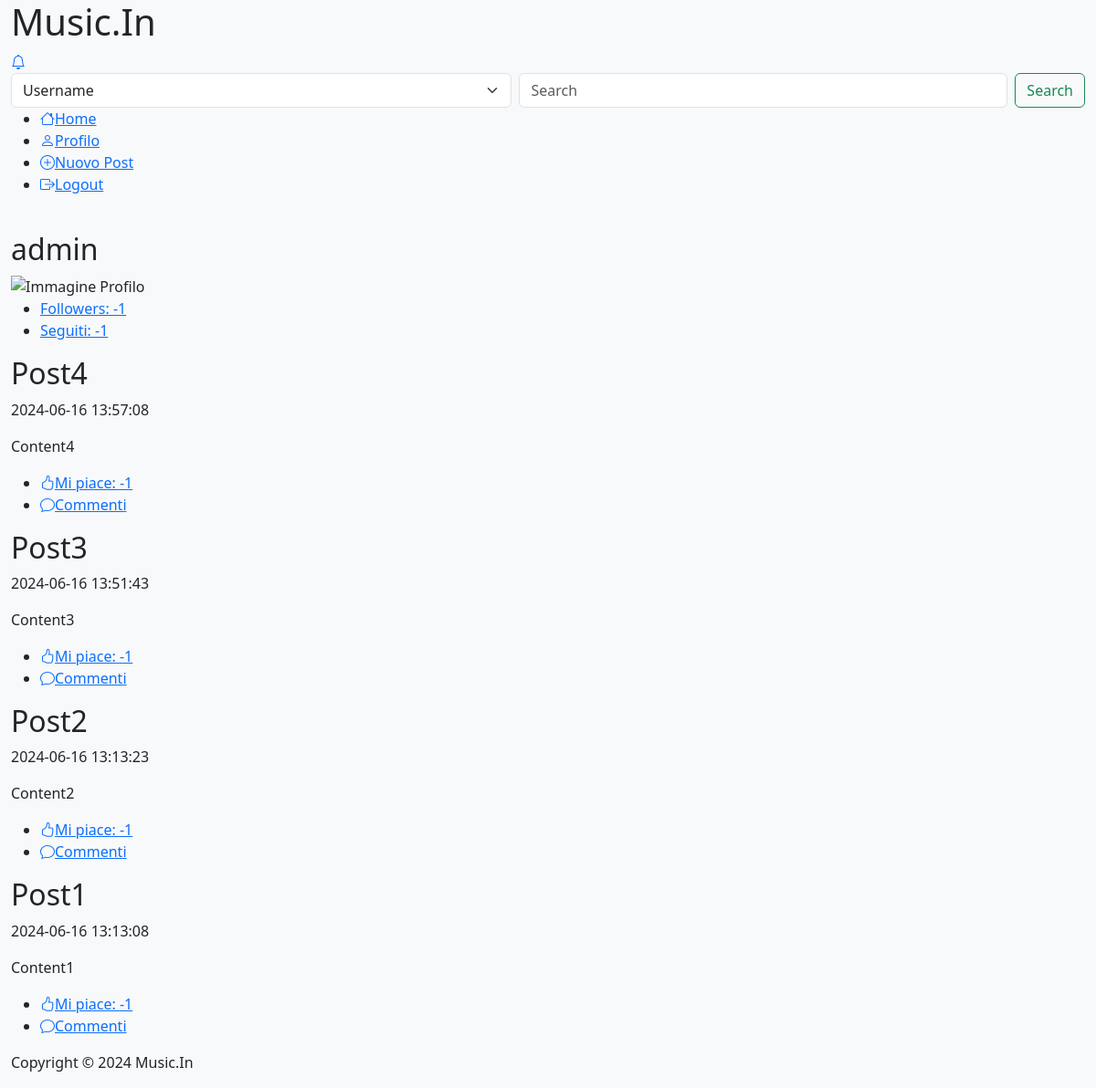
The app's page /profile.php (signed in) with its own data.
### tables this page shows
create table users (
     `id` int not null AUTO_INCREMENT,
     `username` varchar(255) not null,
     `password` varchar(255) not null,
     `email` varchar(255) not null,
     `name` varchar(255),
     `surname` varchar(255),
     `image` varchar(255),
     constraint `IDUser` primary key (`id`),
     unique key `username` (`username`),
     unique key `email` (`email`));

create table posts (
     `id` int not null AUTO_INCREMENT,
     `title` varchar(255) not null,
     `content` varchar(255) not null,
     `image` varchar(255),
     `song` varchar(255),
     `created_at` timestamp not null DEFAULT current_timestamp(),
     `user_id` int not null,
     constraint `IDPost` primary key (`id`));

### profile.php (called while the page is built, shortened)
<?php
require_once __DIR__ . '/bootstrap.php';
if(empty($_GET['id'])) {
    $user_id = $_SESSION['user_id'];
} else {
    $user_id = $_GET['id'];
}
$user = $dbh->getUserInfo($user_id);
$posts = $dbh->getUserPosts($user_id);
require __DIR__ . '/template/base.php';
?>

### db/connessione-db.php (called while the page is built)
<?php
require_once(__DIR__ . "/dbhelper.php");
$servername = "localhost";
$username = "root";
$password = "";
$dbname = "music_in";
$port = 3306;
$dbh = new DatabaseHelper($servername, $username, $password, $dbname, $port);
?>

### db/dbhelper.php (called while the page is built, shortened)
<?php
class DatabaseHelper {
    private $conn;
    public function __construct($servername, $username, $password, $dbname, $port) {
        try {
            $this->conn = new PDO("mysql:host=$servername;dbname=$dbname;port=$port", $username, $password);
            $this->conn->setAttribute(PDO::ATTR_ERRMODE, PDO::ERRMODE_EXCEPTION);
            $this->conn->exec("SET NAMES utf8mb4");
        } catch(PDOException $e) {
            echo "Connessione al database fallita: " . $e->getMessage();
            die();
        }
    }
    public function getUserInfo($user_id) {
        $query_user = "SELECT username, email, name, surname, image as profile_image FROM users WHERE id = :user_id";
        $stmt_user = $this->conn->prepare($query_user);
        $stmt_user->bindParam(':user_id', $user_id);
        $stmt_user->execute();
        $user = $stmt_user->fetch(PDO::FETCH_ASSOC);
        return $user;
    }
    public function getUserPosts($user_id) {
        $query = "SELECT id as post_id, user_id, title, content, image, song, created_at FROM posts WHERE user_id = :user_id ORDER BY created_at DESC";
        $stmt = $this->conn->prepare($query);
        $stmt->bindParam(':user_id', $user_id);
        $stmt->execute();
        $posts = $stmt->fetchAll(PDO::FETCH_ASSOC);
        return $posts;
    }
}
?>

### utils/functions.php (called while the page is built, shortened)
<?php
function getNumFollowers($user_id) {
    return -1;
}
function getNumFollowing($user_id) {
    return -1;
}
function getPostLikes($post_id) {
    return -1;
}
?>

### template/profile.php (the view, shortened to what this page needs)
<?php if (empty($user)): ?>
    <h2>Utente non trovato.</h2>
<?php else: ?>
<section>
    <article>
        <header>
            <h2><?php echo htmlspecialchars($user['username']); ?></h2>
            <img src="<?php echo htmlspecialchars($user['profile_image']); ?>" alt="Immagine Profilo">
            <ul>
                <li><a href="#">Followers: <?php echo htmlspecialchars(getNumFollowers($user_id)); ?></a></li>
                <li><a href="#">Seguiti: <?php echo htmlspecialchars(getNumFollowing($user_id)); ?></a></li>
            </ul>
        </header>
    </article>
</section>
<section class="post-grid">
    <?php foreach ($posts as $post): ?>
        <article class="post">
            <header>
                <h2><?php echo htmlspecialchars($post['title']); ?></h2>
                <p><?php echo htmlspecialchars($post['created_at']); ?></p>
            </header>
            <section>
                <p><?php echo htmlspecialchars($post['content']); ?></p>
            </section>
            <footer>
                <ul>
                    <li><a href="#"><i class="bi bi-hand-thumbs-up"></i>Mi piace: <?php echo htmlspecialchars(getPostLikes($post['post_id'])); ?></a></li>
                    <li><a href="#"><i class="bi bi-chat"></i>Commenti</a></li>
                </ul>
            </footer>
        </article>
    <?php endforeach; ?>
</section>
<?php endif; ?>

### records on screen
users: username "admin"
posts: title "Post4", created_at "2024-06-16 13:57:08", content "Content4", id "-1"
posts: title "Post3", created_at "2024-06-16 13:51:43", content "Content3", id "-1"
posts: title "Post2", created_at "2024-06-16 13:13:23", content "Content2", id "-1"
posts: title "Post1", created_at "2024-06-16 13:13:08", content "Content1", id "-1"

### other values on screen
getNumFollowers($user_id) "-1"
getNumFollowing($user_id) "-1"
